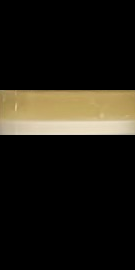
#> input picture image_data/Triton X-100/TX_0_25C.png, 135 x 270 px; its folder holds only this picture in this run
$ python image_information_test.py
#> lines starting #> are read from the running program, lines starting #| are printed output that depends on the picture; after the words box and inside, x2 and y2 are one past the last pixel; in counts of white or black regions, pixels touching at a corner belong together
from os import listdir
from os.path import isfile, join
import os
import numpy as np
import cv2 as cv
from matplotlib import pyplot as plt


def get_object_height(img):
    gray = cv.cvtColor(img, cv.COLOR_BGR2GRAY)
    blur = cv.GaussianBlur(gray, (9, 9), 0)
    edged = cv.Canny(blur, 50, 100)
    edged = cv.dilate(edged, None, iterations=1)
    edged = cv.erode(edged, None, iterations=1)

    s, e = 0, 0
    for y in range(50, 150):
        c = edged[y, 70]
        if c == 255 and s == 0:
            s = y
        elif c == 255 and e == 0:
            e = y

    h = abs(s - e)
    return h


def get_average_rgb(img, x1, y1, x2, y2):
    t_px = np.zeros([1, 3])
    i = 0
    for x in range(x1, x2):
        for y in range(y1, y2):
            px = img[y, x]
            # print(px)
            t_px += px
            i += 1

    t_px = t_px / i
    t_px = np.round(t_px)
    return t_px


# [5 lines left out: function get_edge_image, not called in this run]


def get_image_info(img_path):
#> called with img_path = '../image_data/Triton X-100/'
    img_files = [f for f in listdir(img_path) if isfile(join(img_path, f))]
    x, y = 1, 1
    plt.figure(0)

    num = len(img_files)

    for file in img_files:
        img_file = join(img_path, file)
        img = cv.imread(img_file)
#> img is the input picture: shape (270, 135, 3); mean B, G, R 20.7, 28.9, 32.5
        print(f'====== Image: {file} =======')
        # print(img.shape)
        # print(img.size)
        # print(img.dtype)

        # 2. Get the Average RGB
        a_px = get_average_rgb(img, 20, 160, 110, 240)
#> after the loop in get_average_rgb, `for x in range(x1, x2):`: i = 7200; t_px = [[0, 0, 0]]
#> a_px = [[0, 0, 0]]
        print(a_px)
#| [[0. 0. 0.]]

        # 3. Get a target object height
        height = get_object_height(img)
#> in get_object_height, `gray = cv.cvtColor(img, cv.COLOR_BGR2GRAY)`:
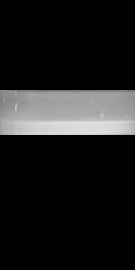
#> gray: shape (270, 135); min 0, max 224, mean 29
#> in get_object_height, `blur = cv.GaussianBlur(gray, (9, 9), 0)`:
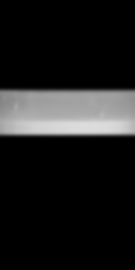
#> blur: shape (270, 135); min 0, max 220, mean 29
#> in get_object_height, `edged = cv.Canny(blur, 50, 100)`:
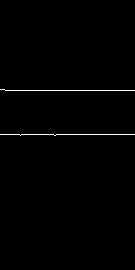
#> edged: shape (270, 135); 0.74% white in thin lines or dots, all inside (x1, y1, x2, y2) = (0, 89, 135, 136)
#> in get_object_height, `edged = cv.dilate(edged, None, iterations=1)`:
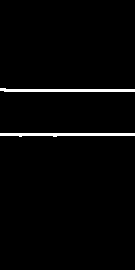
#> edged: shape (270, 135); 2.2% white; 2 white regions, box (x1, y1, x2, y2) and area: (0, 133, 135, 137) 412, (0, 88, 135, 92) 407
#> the loop in get_object_height, `for y in range(50, 150):` made 100 passes
#> c on passes 1 to 12: 0, 0, 0, 0, 0, 0, 0, 0, 0, 0, 0, 0
#> after the loop in get_object_height, `for y in range(50, 150):`: e = 134; s = 90
#> in get_object_height, `h = abs(s - e)`: h = 44
#> height = 44
        cv.rectangle(img, (20, 160), (110, 240), (0, 255, 0), 1)
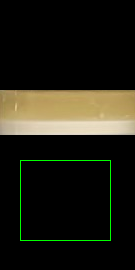
#> img: shape (270, 135, 3); 0.93% of pixels changed, all inside (x1, y1, x2, y2) = (20, 160, 111, 241)

        # Show Images
        if x > 6:
            x = 1
            y += 1

#> (the run stopped early here; a loop or call above may not have finished)

$ run again, on image_data/Triton X-100/TX_0_NaCl_4C.png
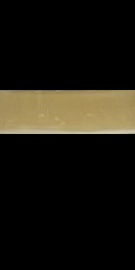
#> input picture image_data/Triton X-100/TX_0_NaCl_4C.png, 135 x 270 px
#> in get_image_info, img is the input picture: shape (270, 135, 3); mean B, G, R 16.4, 24.7, 27.9
#> after the loop in get_average_rgb, `for x in range(x1, x2):`: i = 7200; t_px = [[0, 0, 0]]
#| [[0. 0. 0.]]
#> in get_object_height, `blur = cv.GaussianBlur(gray, (9, 9), 0)`:
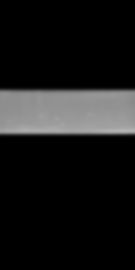
#> blur: shape (270, 135); min 0, max 180, mean 24.7
#> the loop in get_object_height, `for y in range(50, 150):` made 100 passes
#> c on passes 1 to 8: 0, 0, 0, 0, 0, 0, 0, 0
#> after the loop in get_object_height, `for y in range(50, 150):`: e = 134; s = 90
#> h = 44
#> in get_image_info, `cv.rectangle(img, (20, 160), (110, 240), (0, 255, 0), 1)`:
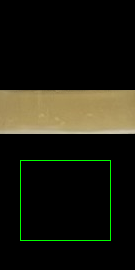
#> img: shape (270, 135, 3); 0.93% of pixels changed, all inside (x1, y1, x2, y2) = (20, 160, 111, 241)

$ run again, on image_data/Triton X-100/TX_0_NaCl_SS_4C.png
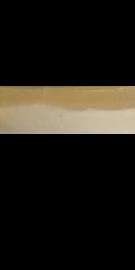
#> input picture image_data/Triton X-100/TX_0_NaCl_SS_4C.png, 135 x 270 px
#> in get_image_info, img is the input picture: shape (270, 135, 3); mean B, G, R 21.7, 28.3, 31.9
#> after the loop in get_average_rgb, `for x in range(x1, x2):`: i = 7200; t_px = [[0, 0, 0]]
#| [[0. 0. 0.]]
#> in get_object_height, `edged = cv.dilate(edged, None, iterations=1)`:
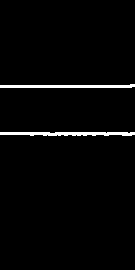
#> edged: shape (270, 135); 2.4% white; 2 white regions, box (x1, y1, x2, y2) and area: (0, 132, 135, 136) 452, (0, 84, 135, 88) 407
#> the loop in get_object_height, `for y in range(50, 150):` made 100 passes
#> c on passes 1 to 8: 0, 0, 0, 0, 0, 0, 0, 0
#> after the loop in get_object_height, `for y in range(50, 150):`: e = 133; s = 86
#> h = 47
#> in get_image_info, `cv.rectangle(img, (20, 160), (110, 240), (0, 255, 0), 1)`:
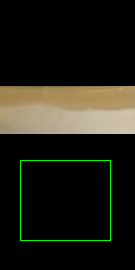
#> img: shape (270, 135, 3); 0.93% of pixels changed, all inside (x1, y1, x2, y2) = (20, 160, 111, 241)
